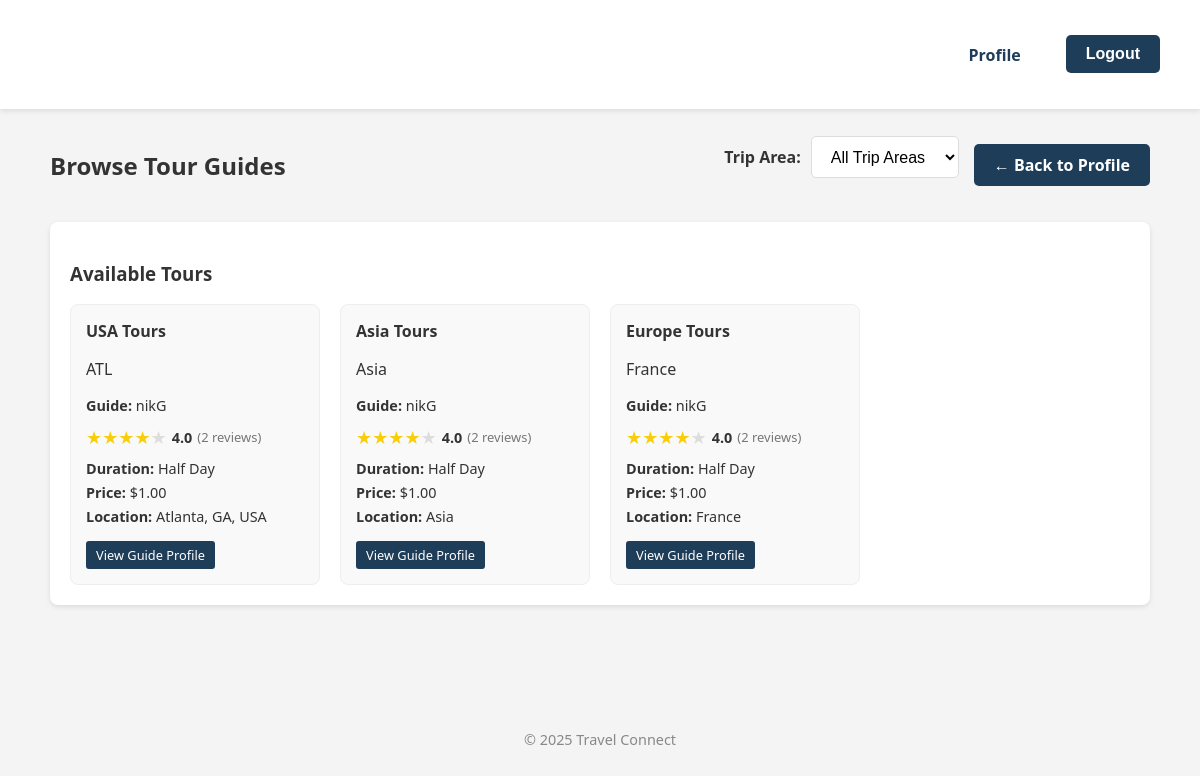
Page /travelers/browse-guides/ (signed in) on the committed database.
### pages/models.py (models this page shows, shortened)
class Tour(models.Model):
    guide = models.ForeignKey(User, on_delete=models.CASCADE, related_name='tours')
    name = models.CharField(max_length=100)
    description = models.TextField()
    duration = models.CharField(max_length=50)  # e.g. "2 hours", "Half day"
    price = models.DecimalField(max_digits=10, decimal_places=2)
    max_travelers = models.PositiveIntegerField(default=10)
    location = models.CharField(max_length=200)
    created_at = models.DateTimeField(auto_now_add=True)
    updated_at = models.DateTimeField(auto_now=True)

class User(AbstractUser):
    ROLE_CHOICES = (
        ('traveler', 'Traveler'),
        ('guide', 'Tour Guide'),
        ('admin', 'Admin'),
    )
    role = models.CharField(max_length=20, choices=ROLE_CHOICES, default='traveler')
    def is_traveler(self):
        return self.role == 'traveler'
    def is_guide(self):
        return self.role == 'guide'
    def is_admin(self):
        return self.role == 'admin'

### pages/views.py (the view, shortened to what this page needs)
# urls.py: path('travelers/browse-guides/', views.browse_guides_view, name='browse_guides'),
@login_required
def browse_guides_view(request):
    if not request.user.is_traveler():
        messages.error(request, "This feature is only for travelers.")
        return redirect('profile')
    trip_area_id = request.GET.get('trip_area')
    selected_trip_area = None
    if trip_area_id:
        selected_trip_area = get_object_or_404(TripArea, id=trip_area_id, user=request.user)
    guides_with_ratings = User.objects.filter(role='guide').annotate(
        avg_rating=Avg('reviews_received__rating'),
        review_count=Count('reviews_received__id') # Use reviews_received__id for accurate count
    )
    tours = Tour.objects.filter(guide__role='guide').select_related('guide').annotate(
        guide_avg_rating=Avg('guide__reviews_received__rating'),
        guide_review_count=Count('guide__reviews_received__id') # Use reviews_received__id
    )
    assigned_guide_annotated = None
    trip_areas = TripArea.objects.filter(user=request.user)
    return render(request, 'pages/browse_guides.html', {
        'guides': guides_with_ratings, # Keep for potential separate guide listing
        'tours': tours,
        'trip_areas': trip_areas,
        'selected_trip_area': selected_trip_area,
        'assigned_guide': assigned_guide_annotated # Pass the annotated guide object
    })

### pages/templates/pages/browse_guides.html (shortened to what this page needs)
{% extends 'pages/base.html' %}
{% block content %}
<div class="guides-container">
    <div class="guides-header">
        <h2>Browse Tour Guides</h2>
        <div class="trip-area-selector">
            <form method="get" class="trip-selector-form">
                <label for="trip-area">Trip Area:</label>
                <select id="trip-area" name="trip_area" onchange="this.form.submit()">
                    <option value="">All Trip Areas</option>
                </select>
            </form>
            <a href="{% url 'profile' %}" class="btn">← Back to Profile</a>
        </div>
    </div>
        <div class="tours-section">
            <h3>Available Tours</h3>
            {% if tours %}
            <div class="tours-grid">
                {% for tour in tours %}
                <div class="tour-card">
                    <h4>{{ tour.name }}</h4>
                    <p>{{ tour.description|truncatechars:150 }}</p>
                    <div class="tour-details">
                        <p><strong>Guide:</strong> {{ tour.guide.username }}</p>
                        <div class="guide-rating">
                            {% with avg_rating=tour.guide_avg_rating|default:0 review_count=tour.guide_review_count|default:0 %}
                            <div class="stars">
                                {% for i in "12345" %}
                                    {% if forloop.counter <= avg_rating|floatformat:"0"|add:0 %}
                                        <span class="star filled">★</span>
                                    {% else %}
                                        <span class="star">★</span>
                                    {% endif %}
                                {% endfor %}
                                <span class="rating-text">{{ avg_rating|floatformat:"1" }}</span>
                                <span class="review-count">({{ review_count }} reviews)</span>
                            </div>
                            {% endwith %}
                        </div>
                        <p><strong>Duration:</strong> {{ tour.duration }}</p>
                        <p><strong>Price:</strong> ${{ tour.price }}</p>
                        <p><strong>Location:</strong> {{ tour.location }}</p>
                    </div>
                    <div class="tour-actions">
                        <a href="{% url 'guide_profile' tour.guide.id %}" class="btn-small">View Guide Profile</a>
                    </div>
                </div>
                {% endfor %}
            </div>
            {% else %}
            <p>No tours available at this time.</p>
            {% endif %}
        </div>
    </div>
{% endblock %}

### pages/static/core/style.css (style rules this page uses)
body { font-family: 'Segoe UI', sans-serif; margin: 0; padding: 0; background-color: #f4f4f4; color: #333; }
a { text-decoration: none; color: #1e3d58; }
.btn { display: inline-block; background-color: #1e3d58; color: white; padding: 10px 20px; border-radius: 5px; margin-top: 15px; font-weight: 600; border: none; cursor: pointer; text-align: center; font-size: 1rem; transition: background-color 0.3s ease, transform 0.2s ease; }
.trip-area-selector { display: flex; align-items: center; flex-wrap: wrap; gap: 15px; }
.trip-area-selector label { margin-bottom: 0; font-weight: 600; }
.trip-area-selector select { padding: 10px 15px; border-radius: 5px; border: 1px solid #ddd; background-color: white; font-size: 1rem; height: 42px; box-sizing: border-box; }
.btn-small { font-size: 0.8rem; padding: 5px 10px; background-color: #1e3d58; color: white; border: none; border-radius: 3px; cursor: pointer; transition: background-color 0.3s; }
.trip-area-selector .btn { margin-top: 0; }

### pages/templates/pages/browse_guides.html (style rules this page uses)
.guides-container { max-width: 1100px; margin: 0 auto; padding: 20px; }
.guides-header { display: flex; justify-content: space-between; align-items: center; margin-bottom: 20px; }
.trip-area-selector { display: flex; align-items: center; gap: 15px; }
.trip-selector-form { display: flex; align-items: center; gap: 10px; }
.guides-section, .tours-section { background-color: #fff; padding: 20px; border-radius: 8px; box-shadow: 0 2px 5px rgba(0,0,0,0.1); }
.guides-grid, .tours-grid { display: grid; grid-template-columns: repeat(auto-fill, minmax(250px, 1fr)); gap: 20px; margin-top: 15px; }
.guide-card, .tour-card { background-color: #f9f9f9; padding: 15px; border-radius: 8px; border: 1px solid #eee; }
.guide-info h3, .tour-card h4 { margin-top: 0; margin-bottom: 10px; }
.guide-actions, .tour-actions { margin-top: 15px; }
.tour-details { margin-top: 10px; font-size: 0.9em; }
.tour-details p { margin: 5px 0; }
.guide-rating { margin: 10px 0; }
.stars { display: flex; align-items: center; }
.star { color: #ddd; font-size: 18px; }
.star.filled { color: #f8ce0b; }
.rating-text { margin-left: 5px; font-weight: bold; }
.review-count { margin-left: 5px; font-size: 0.9em; color: #777; }
.tour-actions { display: flex; flex-wrap: wrap; gap: 10px; margin-top: 15px; }

### rows in the picture
Tour: name "USA Tours", description "ATL", guide.username "nikG", value "4.0", tour "2", duration "Half Day", price "1.00", location "Atlanta, GA, USA"
Tour: name "Asia Tours", description "Asia", guide.username "nikG", value "4.0", id "2", duration "Half Day", price "1.00", location "Asia"
Tour: name "Europe Tours", description "France", guide.username "nikG", value "4.0", tour "2", duration "Half Day", price "1.00", location "France"
